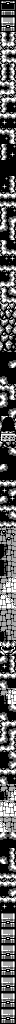

Tiled map render using the project's own tile images. Description and the whole map definition, tile-layer contents included, below:
An orthogonal 2x128 tile map with 8x8 px tiles, 1 tile layer (metatiles).

<map height="128" orientation="orthogonal" renderorder="right-down" tileheight="8" tilewidth="8" width="2">
	<tileset firstgid="1" tilewidth="8" tileheight="8">
		<image source="../../../gfx/tilesets/gfx_065_4580.png" />
	</tileset>
	<layer height="128" id="1" name="metatiles" width="2">
		<data encoding="csv">
2, 4,
3, 5,
6, 8,
7, 9,
10, 12,
11, 13,
14, 15,
11, 16,
17, 18,
17, 18,
19, 21,
20, 13,
14, 15,
22, 23,
24, 24,
25, 23,
19, 21,
23, 26,
17, 23,
17, 25,
27, 27,
27, 27,
23, 18,
25, 18,
24, 24,
16, 16,
17, 23,
17, 28,
29, 18,
27, 18,
10, 23,
11, 16,
23, 25,
16, 16,
23, 12,
20, 13,
10, 30,
11, 16,
31, 33,
32, 34,
35, 37,
36, 38,
39, 41,
40, 42,
27, 27,
27, 28,
27, 27,
43, 27,
19, 21,
43, 26,
29, 27,
27, 28,
44, 46,
45, 47,
48, 50,
49, 51,
27, 30,
27, 27,
29, 27,
27, 27,
24, 24,
25, 28,
29, 25,
16, 16,
23, 30,
16, 16,
52, 54,
53, 55,
56, 58,
57, 59,
56, 58,
60, 59,
61, 63,
62, 64,
65, 67,
66, 68,
69, 58,
70, 59,
69, 58,
60, 59,
71, 73,
72, 74,
29, 18,
25, 18,
24, 24,
43, 27,
61, 63,
60, 64,
27, 30,
43, 27,
14, 15,
22, 28,
29, 12,
20, 13,
27, 30,
27, 28,
24, 24,
43, 23,
69, 61,
60, 62,
63, 65,
64, 66,
67, 58,
68, 59,
29, 30,
27, 27,
27, 18,
43, 18,
27, 30,
16, 16,
24, 24,
27, 28,
24, 15,
25, 23,
6, 8,
7, 9,
6, 8,
7, 9,
6, 8,
7, 9,
6, 8,
7, 9,
6, 8,
7, 9,
6, 8,
7, 9,
6, 8,
7, 9</data>
	</layer>
</map>
